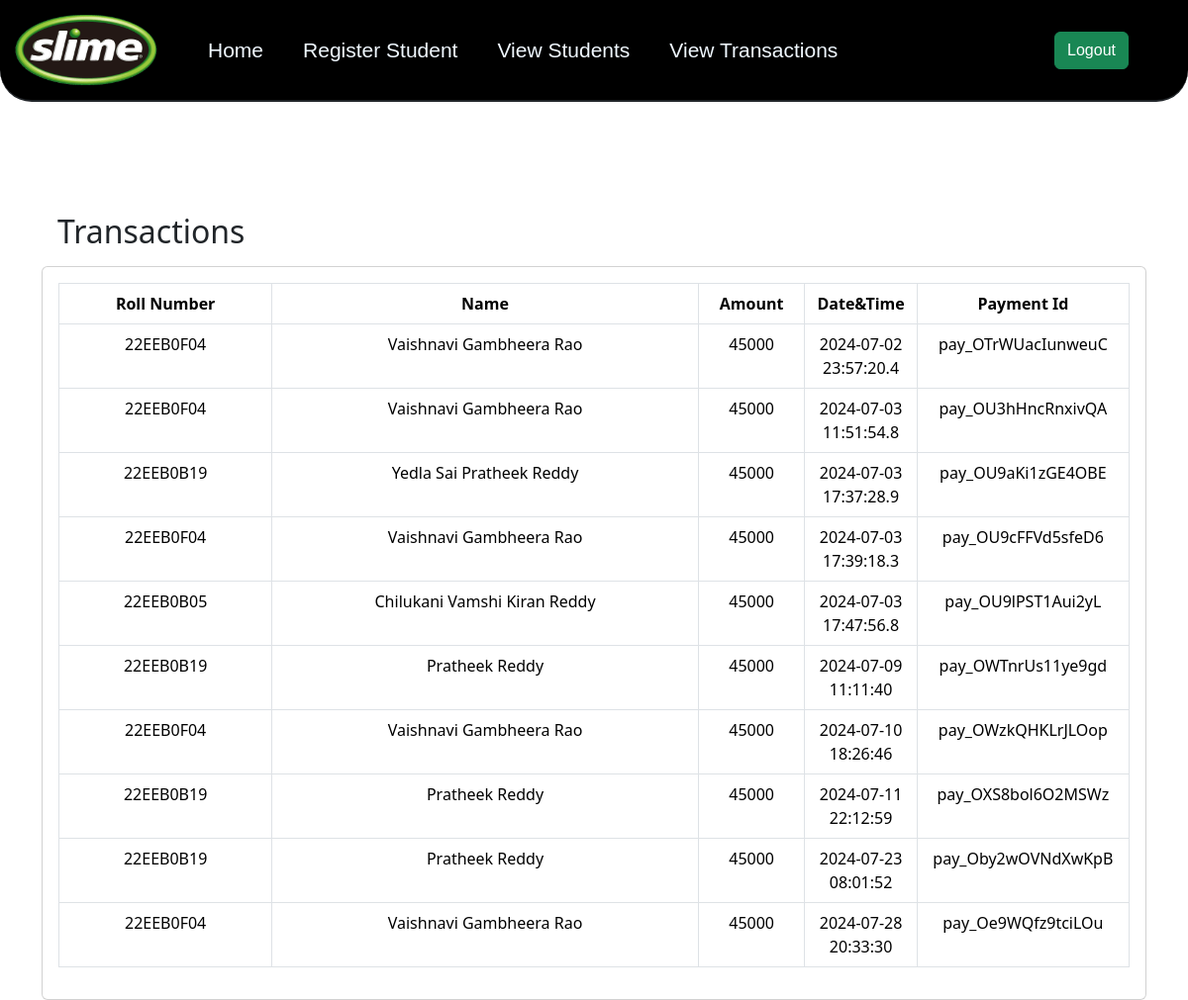
The page /view_transactions.php (signed in) on the database its author committed.
### tables this page shows
CREATE TABLE `transactions` (
  `roll` varchar(11) NOT NULL,
  `full_name` text NOT NULL,
  `amount` int(255) NOT NULL,
  `timestamp` text NOT NULL,
  `payment_id` text NOT NULL
);

### view_transactions.php (the view, shortened to what this page needs)
<?php
include 'database/database.php';
$sql = "SELECT * FROM transactions";
$results = mysqli_query($conn, $sql);
$trans = mysqli_fetch_all($results, MYSQLI_ASSOC);
?>
<!DOCTYPE html>
<html lang="en">
<head>
    <link href="https://cdn.jsdelivr.net/npm/bootstrap@5.3.3/dist/css/bootstrap.min.css" rel="stylesheet">
</head>
<body>
<nav class="navbar navbar-expand-lg sticky-top border-bottom border-dark border-2 rounded-bottom-5" style="font-size:21px; font-family:Arial, Helvetica, sans-serif; background-color:black">
    <div class="container-fluid">
        <a class="navbar-brand ms-auto" href="ad_index.php"><img src="images/hello.png" width="150" height="75"></a>
        <div class="collapse navbar-collapse" id="navbarSupportedContent">
        <ul class="navbar-nav mt-0 mb-lg-0">
            <li class="nav-item ms-4">
            <a class="nav-link active" aria-current="page" href="ad_index.php" style="color:aliceblue">Home</a>
            </li>
            <li class="nav-item ms-4">
            <a class="nav-link" href="addstd.php" aria-current="page" style="color:aliceblue">Register Student</a>
            </li>
            <li class="nav-item ms-4">
            <a class="nav-link" href="view_students.php" style="color:aliceblue">View Students</a>
            </li>
            <li class="nav-item ms-4">
            <a class="nav-link" href="view_transactions.php" style="color:aliceblue">View Transactions</a>
            </li>
        </ul>
        <a class="d-flex ms-auto mx-5 btn btn-success" href="logout.php">
            Logout
        </a>
        </div>
    </div>
    </nav>
        <main>
            <section class="container mt-5 pt-5">
            <div class="row">
                <div class="col m-auto p-auto">
                    <h2 class="mx-3 my-3 p-auto">Transactions</h2>
                    <div class="card">
                        <div class="card-body">
                            <?php if (!empty($trans)): ?>
                                <table class="table table-hover text-center table-bordered border rounded-">
                                    <thead>
                                        <tr>
                                            <th scope="col" style="width: 200px;">Roll Number</th>
                                            <th scope="col" style="width: 400px;">Name</th>
                                            <th scope="col" style="width: 100px;">Amount</th>
                                            <th scope="col" style="width: 100px;">Date&Time</th>
                                            <th scope="col" style="width: 100px;">Payment Id</th>
                                        </tr>
                                    </thead>
                                    <tbody>
                                        <?php for($i=0, $count=count($trans);$i<$count;$i++):
                                            $tran = $trans[$i];
                                             ?>
                                            <tr>
                                                <td><?php echo $tran['roll']; ?></td>
                                                <td><?php echo $tran['full_name']?></td>
                                                <td><?php echo $tran['amount']?></td>
                                                <td><?php echo $tran['timestamp']?></td>
                                                <td><?php echo $tran['payment_id']?></td>
                                            </tr>
                                        <?php endfor; ?>
                                    </tbody>
                                </table>
                            <?php endif; ?>
                        </div>
                    </div>
                </div>
            </div>
        </section>
</body>
</html>

### rows shown on the page
transactions: roll "22EEB0F04", full_name "Vaishnavi Gambheera Rao", amount "45000", timestamp "2024-07-02 23:57:20.4", payment "pay_OTrWUacIunweuC"
transactions: roll "22EEB0F04", full_name "Vaishnavi Gambheera Rao", amount "45000", timestamp "2024-07-03 11:51:54.8", payment "pay_OU3hHncRnxivQA"
transactions: roll "22EEB0B19", full_name "Yedla Sai Pratheek Reddy", amount "45000", timestamp "2024-07-03 17:37:28.9", payment "pay_OU9aKi1zGE4OBE"
transactions: roll "22EEB0F04", full_name "Vaishnavi Gambheera Rao", amount "45000", timestamp "2024-07-03 17:39:18.3", payment "pay_OU9cFFVd5sfeD6"
transactions: roll "22EEB0B05", full_name "Chilukani Vamshi Kiran Reddy", amount "45000", timestamp "2024-07-03 17:47:56.8", payment "pay_OU9lPST1Aui2yL"
transactions: roll "22EEB0B19", full_name "Pratheek Reddy", amount "45000", timestamp "2024-07-09 11:11:40", payment "pay_OWTnrUs11ye9gd"
transactions: roll "22EEB0F04", full_name "Vaishnavi Gambheera Rao", amount "45000", timestamp "2024-07-10 18:26:46", payment "pay_OWzkQHKLrJLOop"
transactions: roll "22EEB0B19", full_name "Pratheek Reddy", amount "45000", timestamp "2024-07-11 22:12:59", payment "pay_OXS8bol6O2MSWz"
transactions: roll "22EEB0B19", full_name "Pratheek Reddy", amount "45000", timestamp "2024-07-23 08:01:52", payment "pay_Oby2wOVNdXwKpB"
transactions: roll "22EEB0F04", full_name "Vaishnavi Gambheera Rao", amount "45000", timestamp "2024-07-28 20:33:30", payment "pay_Oe9WQfz9tciLOu"
